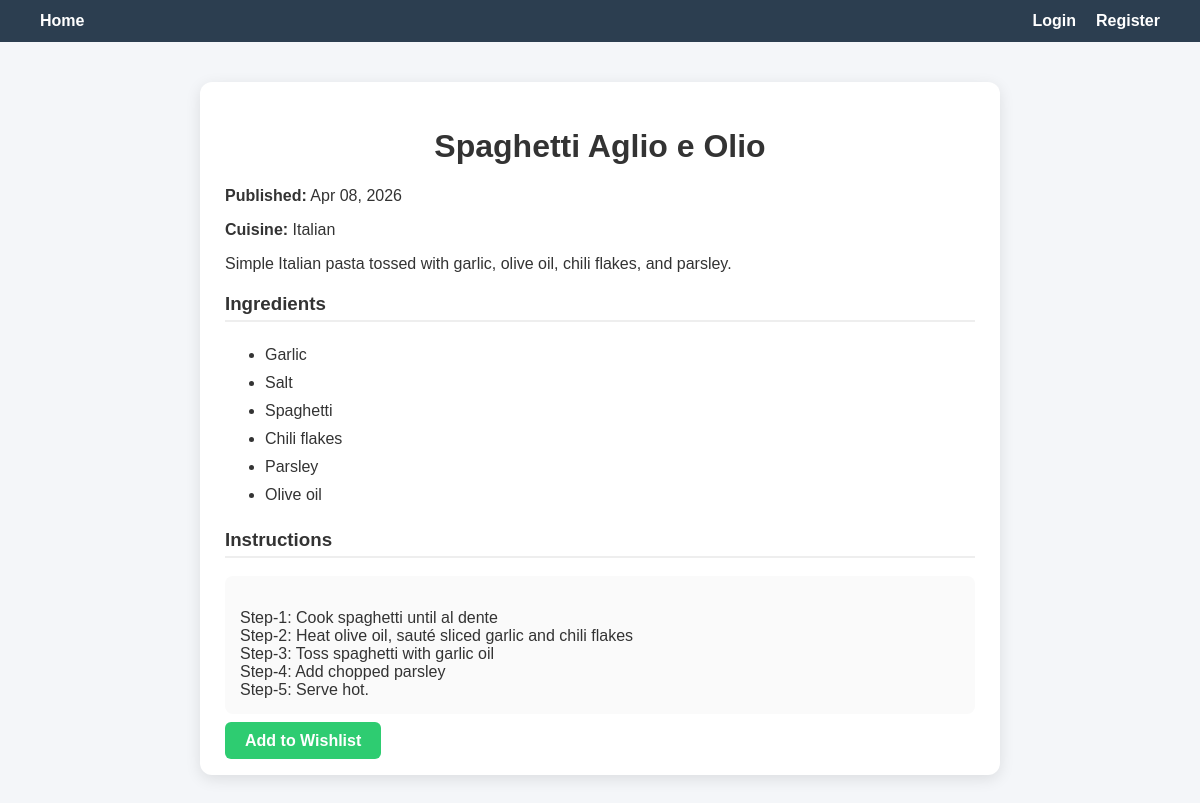
The page /recipe/294/ on the database its author committed.
### recipes/models.py (models this page shows, shortened)
class Recipe(models.Model):
    name = models.CharField(max_length=200)
    description = models.TextField()
    instructions = models.TextField()
    ingredients = models.ManyToManyField(Ingredient)
    created_at = models.DateTimeField(auto_now_add=True)
    cuisine = models.CharField(max_length=100, default='Unknown')
    class Meta:
        ordering = ['-created_at']

class Ingredient(models.Model):
    name = models.CharField(max_length=100)

### recipes/views.py (the view)
# urls.py: path('recipe/<int:id>/', views.recipe_detail, name='recipe_detail'),
def recipe_detail(request, id):
    recipe = get_object_or_404(Recipe, id=id)
    return render(request, 'recipes/detail.html', {'recipe': recipe})

### recipes/templates/recipes/detail.html
{% extends 'recipes/base.html' %}
{% block content %}
<div class="detail-card">
    <h1>{{ recipe.name }}</h1>
    <p><strong>Published:</strong> {{ recipe.created_at|date:"M d, Y" }}</p>
    <p><strong>Cuisine:</strong> {{ recipe.cuisine }}</p>
    <p>{{ recipe.description }}</p>
    <h3 class="section-title">Ingredients</h3>
    <ul class="ingredients">
        {% for ingredient in recipe.ingredients.all %}
            <li>{{ ingredient.name }}</li>
        {% endfor %}
    </ul>
    <h3 class="section-title">Instructions</h3>
    <div class="steps">
         {{ recipe.instructions|linebreaksbr }}
    </div>
    <br>
    <a href="{% url 'add_to_wishlist' recipe.id %}" class="btn-primary">
        Add to Wishlist
    </a>
</div>
{% endblock %}

### recipes/static/recipes/style.css (style rules this page uses)
body { font-family: Arial, sans-serif; background-color: #f4f6f9; margin: 0; color: #333; }
h1 { text-align: center; }
a { text-decoration: none; }
.btn-primary { padding: 10px 20px; background-color: #2ecc71; border: none; color: white; font-weight: bold; border-radius: 6px; cursor: pointer; margin-top: 10px; }
.detail-card { background: white; padding: 25px; border-radius: 12px; box-shadow: 0 4px 15px rgba(0,0,0,0.1); }
.section-title { margin-top: 20px; border-bottom: 2px solid #eee; padding-bottom: 5px; }
.ingredients li { padding: 5px 0; }
.steps { white-space: pre-line; background: #fafafa; padding: 15px; border-radius: 8px; }

### rows shown on the page
Recipe: name "Spaghetti Aglio e Olio", created_at "Apr 08, 2026", cuisine "Italian", description "Simple Italian pasta tossed with garlic, olive oil, chili flakes, and parsley.", instructions "Step-1: Cook spaghetti until al dente Step-2: Heat olive oil, sauté sliced garlic and chili flakes Step-3: Toss spaghetti with garlic oil Step-4: Add chopped parsley Step-5: Serve hot."
Ingredient: name "Garlic"
Ingredient: name "Salt"
Ingredient: name "Spaghetti"
Ingredient: name "Chili flakes"
Ingredient: name "Parsley"
Ingredient: name "Olive oil"
